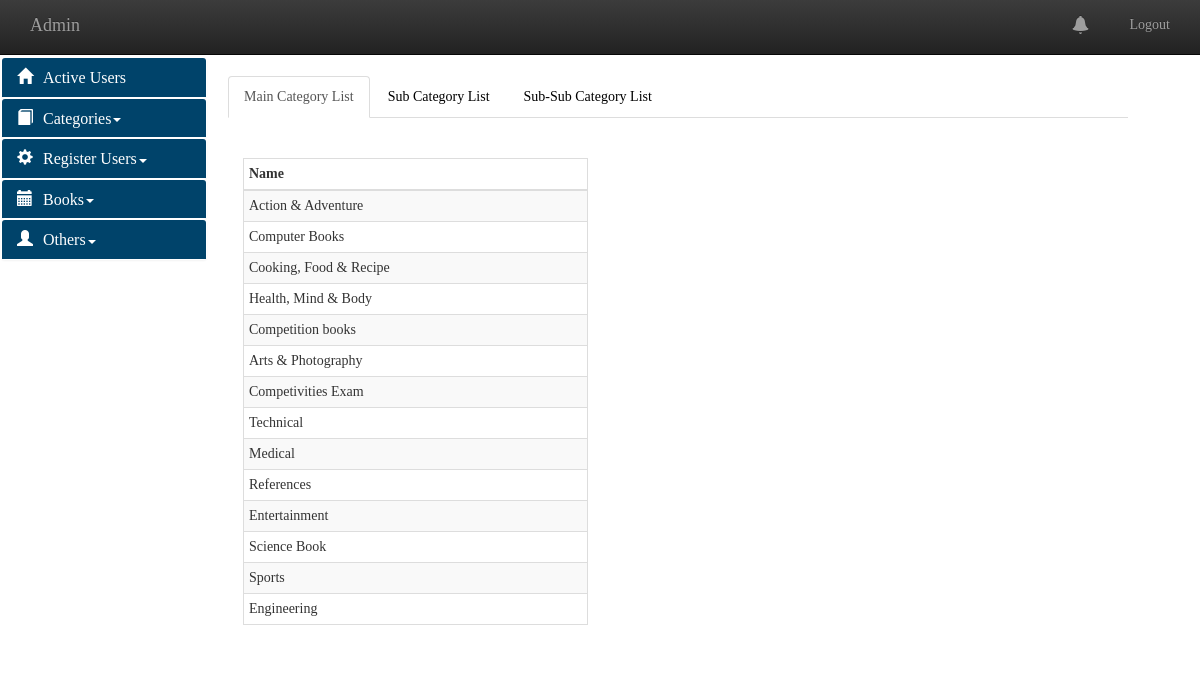
The page /admin/listofcategories.php on the database its author committed.
### tables this page shows
CREATE TABLE IF NOT EXISTS `categories` (
  `main_id` bigint(225) NOT NULL AUTO_INCREMENT,
  `parent_id` bigint(225) DEFAULT NULL,
  `sub_cat_id` bigint(225) DEFAULT NULL,
  `cat_name` varchar(225) NOT NULL,
  PRIMARY KEY (`main_id`),
  UNIQUE KEY `cat_name` (`cat_name`),
  KEY `parent_id` (`parent_id`),
  KEY `sub_cat_id` (`sub_cat_id`)
);

### admin/listofcategories.php (the view, shortened to what this page needs)
<?php include "header.php";
include "header_menu.php";
include "side_menu.php"; ?>
<div class="row">
<ul class="nav nav-tabs">
  <li class="active main"><a href="#main">Main Category List</a></li>
  <li class="sub"><a href="#sub">Sub Category List</a></li>
  <li class="sub-sub"><a href="#sub-sub">Sub-Sub Category List</a></li>
</ul>
<div class="">
<?php
$sql = "SELECT * FROM `categories` WHERE (`parent_id` IS NULL AND `sub_cat_id` IS NULL)";
$main_category = $conn->query($sql);
?>
<form method="POST" class="form-horizontal"><br /><br />
            <div id="main" >
                <?php
                    echo  '
                    <div class="table-responsive col-md-5">
                    <table class="table table-responsive table-striped table-condensed table-hover table-bordered">
                    <thead class="">
                        <tr><th>Name</th></tr>
                    </thead><tbody>
                    ';
              while($row = mysqli_fetch_array($main_category)){
                echo '<tr><td>'.$row['cat_name'].'</td></tr>';
              }
                        echo '
                        </tbody></table> ';
                ?>
            </div>
</form>
</div>
</div>
<?php  include "footer.php"; mysqli_close($conn); ?>

### admin/side_menu.php (style rules this page uses)
a { color:#000; }
li { list-style:none; }

### rows shown on the page
categories: cat_name "Action & Adventure"
categories: cat_name "Computer Books"
categories: cat_name "Cooking, Food & Recipe"
categories: cat_name "Health, Mind & Body"
categories: cat_name "Competition books"
categories: cat_name "Arts & Photography"
categories: cat_name "Competivities Exam"
categories: cat_name "Technical"
categories: cat_name "Medical"
categories: cat_name "References"
categories: cat_name "Entertainment"
categories: cat_name "Science Book"
categories: cat_name "Sports"
categories: cat_name "Engineering"
